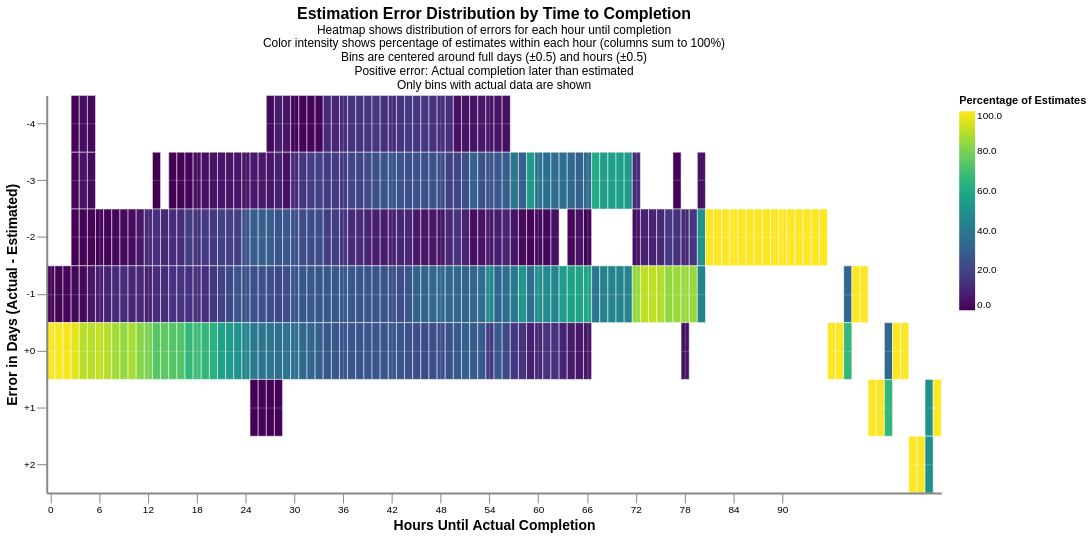

Specify this chart in Vega-Lite:
### Vega-Lite specification from a JSON file in a GitHub repository (floating-point values rounded to 4 significant figures; data arrays with more than 128 entries replaced by an {"elided": "..."} marker saying what was removed)
{"config": {"view": {"continuousWidth": 300, "continuousHeight": 300, "strokeWidth": 0}, "axis": {"domain": true, "domainWidth": 2, "grid": true, "gridColor": "white", "gridOpacity": 0.2, "gridWidth": 1, "tickSize": 10}}, "data": {"name": "data-b5be635746f210739dcf70cff125ab29"}, "mark": {"type": "rect"}, "encoding": {"color": {"field": "percentage", "legend": {"format": ".1f", "title": "Percentage of Estimates"}, "scale": {"domain": [0, 100], "nice": false, "scheme": "viridis"}, "type": "quantitative"}, "stroke": {"value": "white"}, "strokeWidth": {"value": 0.5}, "tooltip": [{"field": "hours_to_completion_rounded", "format": ".0f", "title": "Hours to Completion", "type": "quantitative"}, {"field": "error_day_bin", "title": "Error Range (Days)", "type": "nominal"}, {"field": "count", "title": "Number of Estimates", "type": "quantitative"}, {"field": "percentage", "format": ".1f", "title": "Percentage", "type": "quantitative"}], "x": {"axis": {"grid": true, "labelAngle": 0, "titleFontSize": 14, "values": [0, 6, 12, 18, 24, 30, 36, 42, 48, 54, 60, 66, 72, 78, 84, 90, 96, 102, 108, 114, 120, 126, 132, 138, 144, 150, 156, 162, 168]}, "field": "hours_to_completion_rounded", "title": "Hours Until Actual Completion", "type": "ordinal"}, "y": {"axis": {"grid": true, "titleFontSize": 14}, "field": "error_day_bin", "sort": ["-4", "-3", "-2", "-1", "+0", "+1", "+2"], "title": "Error in Days (Actual - Estimated)", "type": "ordinal"}}, "height": 400, "title": {"text": "Estimation Error Distribution by Time to Completion", "subtitle": ["Heatmap shows distribution of errors for each hour until completion", "Color intensity shows percentage of estimates within each hour (columns sum to 100%)", "Bins are centered around full days (±0.5) and hours (±0.5)", "Positive error: Actual completion later than estimated", "Only bins with actual data are shown"], "fontSize": 16}, "width": 900, "$schema": "https://vega.github.io/schema/vega-lite/v5.20.1.json", "datasets": {"data-b5be635746f210739dcf70cff125ab29": {"elided": "354 records"}}}
